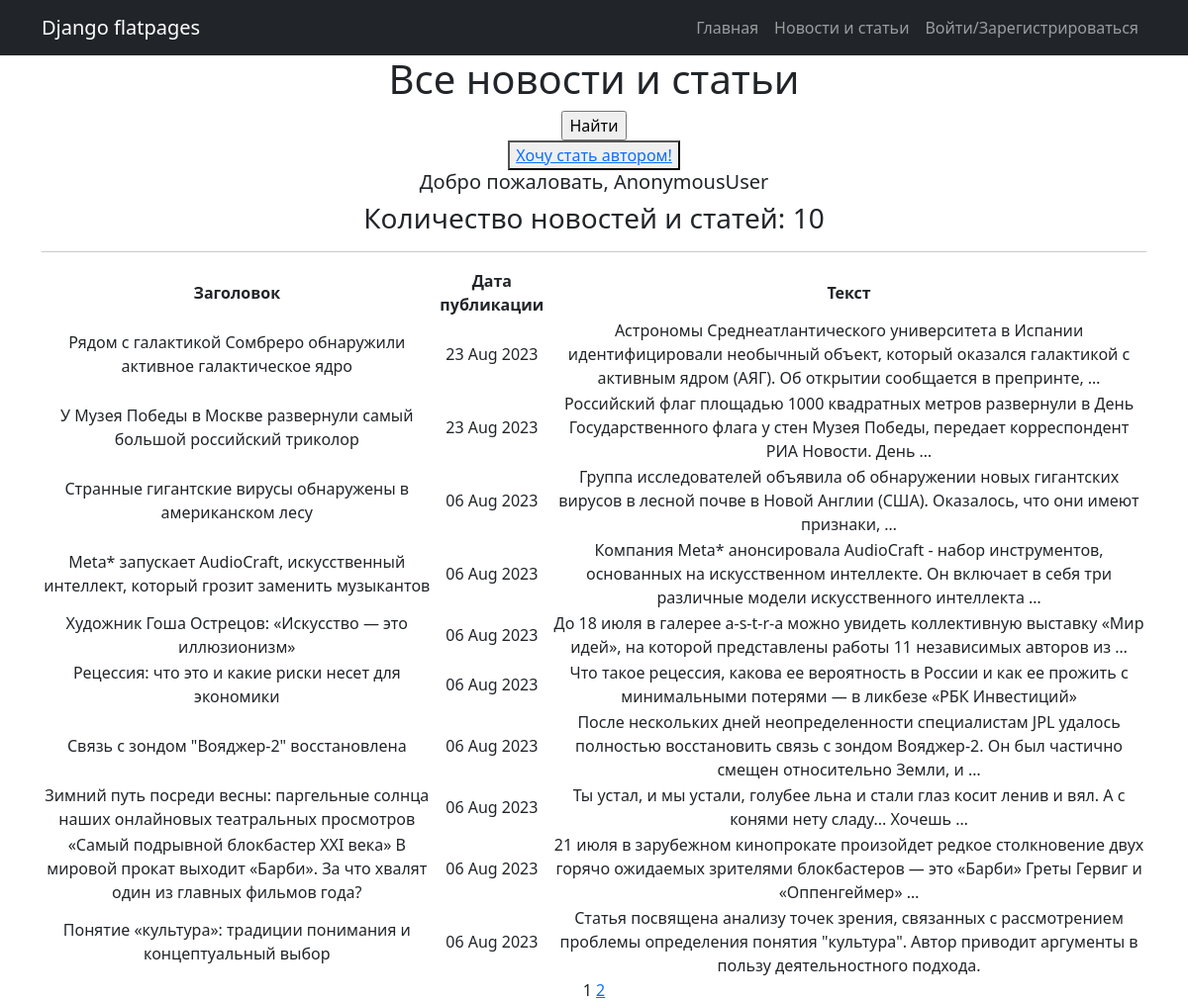
The app's page /posts/, older data.
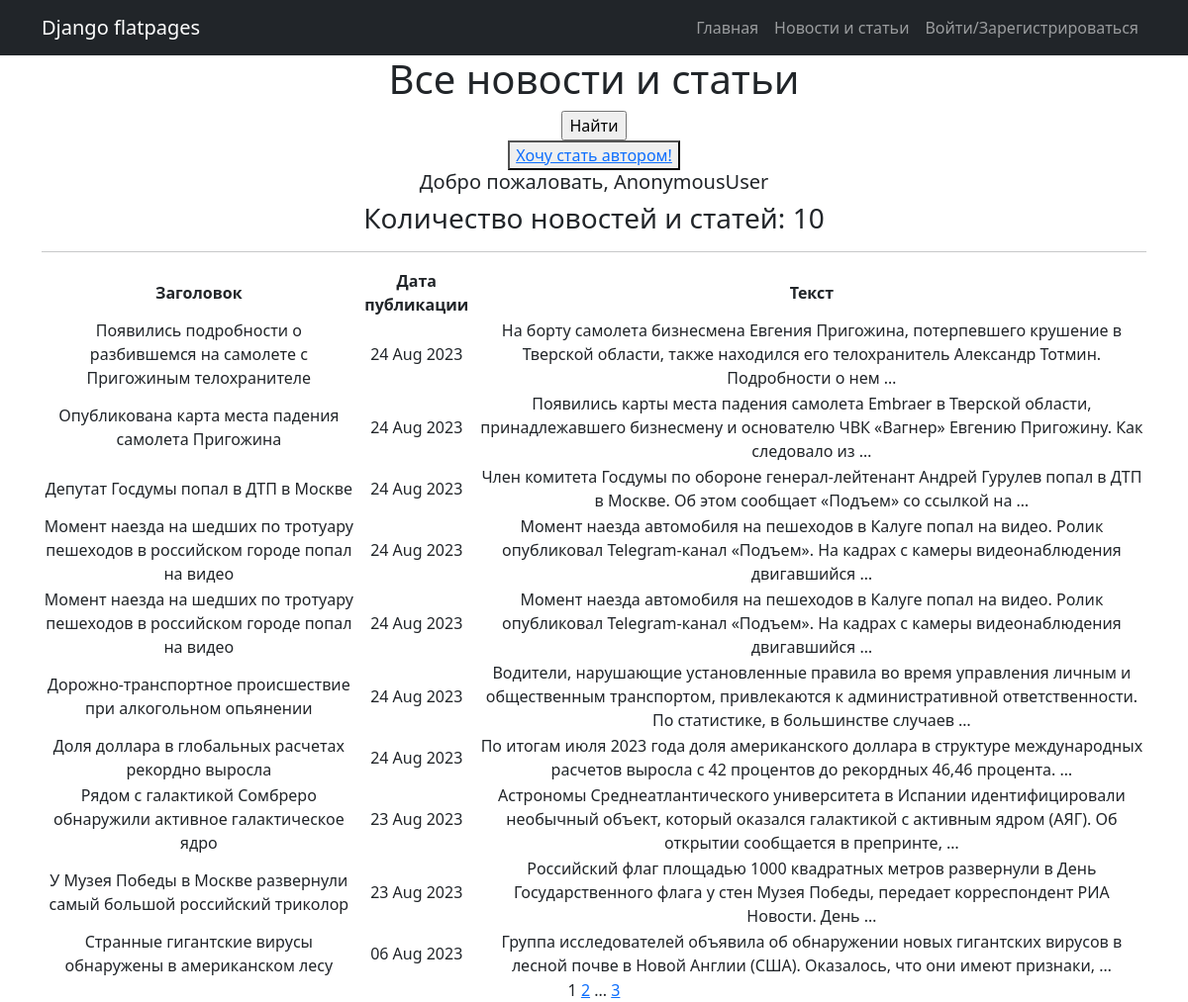
The same page, newer data.
### news/models.py (models this page shows, shortened)
class Post(models.Model):
    news = 'NW'
    article = 'AR'
    CHAPTER = [
        (news, 'Новость'),
        (article, 'Статья')
    ]
    post_type = models.CharField(max_length=2, choices=CHAPTER, default=news)
    post_time = models.DateTimeField(auto_now_add=True)
    headline = models.CharField(max_length=255)
    article_text = models.TextField()
    rating = models.IntegerField(default=0)
    post_author = models.ForeignKey(Author, on_delete=models.CASCADE)
    post_category = models.ManyToManyField(Category, through='PostCategory')

### news/views.py (the view)
# urls.py: path('', cache_page(60)(PostList.as_view()), name='post_list'),
class PostList(ListView):
    model = Post
    ordering = '-post_time'
    template_name = 'posts.html'
    context_object_name = 'posts'
    paginate_by = 10
    def get_context_data(self, **kwargs):
        context = super().get_context_data(**kwargs)
        context['is_not_author'] = not self.request.user.groups.filter(name='authors').exists()
        return context

### news/templatetags/custom_filters.py (called while the page is built)
@register.filter()
def censor(value):
    if not isinstance(value, str):
        raise TypeError()
    for word in bad_words:
        value = value.replace(word, word[0] + '*' * (len(word) - 1))
    return value

### news/templatetags/custom_tags.py (called while the page is built)
@register.simple_tag(takes_context=True)
def url_replace(context, **kwargs):
    d = context['request'].GET.copy()
    for k, v in kwargs.items():
        d[k] = v
    return d.urlencode()

### templates/posts.html (shortened to what this page needs)
{% extends 'flatpages/default.html' %}
{% load custom_filters %}
{% load custom_tags %}
{% block content %}
    <h1>Все новости и статьи</h1>
    <form action="" method="get">
        <input type="submit" value="Найти" />
    </form>
    {% if is_not_author %}
    <button> <a href="upgrade/"> Хочу стать автором! </a> </button>
    {% endif %}
    <h5>Добро пожаловать, {{ request.user }}</h5>
    <h3> Количество новостей и статей: {{ posts|length }}</h3>
    <hr>
    {% if posts %}
        <table>
            <tr>
                <td><b>Заголовок</b></td>
                <td><b>Дата публикации</b></td>
                <td><b>Текст</b></td>
            </tr>
            {% for post in posts %}
            <tr>
                <td>{{ post.headline|censor }}</td>
                <td>{{ post.post_time|date:'d M Y' }}</td>
                <td>{{ post.article_text|truncatewords:20|censor }}</td>
            </tr>
            {% endfor %}
        </table>
    {% else %}
        <h2>Новостей нет!</h2>
    {% endif %}
    {{ page_obj.number }}
    {% if page_obj.has_next %}
        <a href="?{% url_replace page=page_obj.next_page_number %}">{{ page_obj.next_page_number }}</a>
        {% if paginator.num_pages != page_obj.next_page_number %}
            ...
            <a href="?{% url_replace page=page_obj.paginator.num_pages %}">{{ page_obj.paginator.num_pages }}</a>
        {% endif %}
    {% endif %}
{% endblock content %}

Row changes from the older to the newer data that the page shows:
no longer on this page (row unchanged): Post: headline|censor "Meta* запускает AudioCraft, искусственный интеллект, который грозит заменить музыкантов", post_time "06 Aug 2023", article_text|censor "Компания Meta* анонсировала AudioCraft - набор инструментов, основанных на искусственном интеллекте. Он включает в себя три различные модели искусственного интеллекта …"
no longer on this page (row unchanged): Post: headline|censor "Художник Гоша Острецов: «Искусство — это иллюзионизм»", post_time "06 Aug 2023", article_text|censor "До 18 июля в галерее a-s-t-r-a можно увидеть коллективную выставку «Мир идей», на которой представлены работы 11 независимых авторов из …"
no longer on this page (row unchanged): Post: headline|censor "Рецессия: что это и какие риски несет для экономики", post_time "06 Aug 2023", article_text|censor "Что такое рецессия, какова ее вероятность в России и как ее прожить с минимальными потерями — в ликбезе «РБК Инвестиций»"
no longer on this page (row unchanged): Post: headline|censor "Связь с зондом \"Вояджер-2\" восстановлена", post_time "06 Aug 2023", article_text|censor "После нескольких дней неопределенности специалистам JPL удалось полностью восстановить связь с зондом Вояджер-2. Он был частично смещен относительно Земли, и …"
no longer on this page (row unchanged): Post: headline|censor "Зимний путь посреди весны: паргельные солнца наших онлайновых театральных просмотров", post_time "06 Aug 2023", article_text|censor "Ты устал, и мы устали, голубее льна и стали глаз косит ленив и вял. А с конями нету сладу... Хочешь …"
no longer on this page (row unchanged): Post: headline|censor "«Самый подрывной блокбастер XXI века» В мировой прокат выходит «Барби». За что хвалят один из главных фильмов года?", post_time "06 Aug 2023", article_text|censor "21 июля в зарубежном кинопрокате произойдет редкое столкновение двух горячо ожидаемых зрителями блокбастеров — это «Барби» Греты Гервиг и «Оппенгеймер» …"
no longer on this page (row unchanged): Post: headline|censor "Понятие «культура»: традиции понимания и концептуальный выбор", post_time "06 Aug 2023", article_text|censor "Статья посвящена анализу точек зрения, связанных с рассмотрением проблемы определения понятия \"культура\". Автор приводит аргументы в пользу деятельностного подхода."
added Post: headline|censor "Появились подробности о разбившемся на самолете с Пригожиным телохранителе", post_time "24 Aug 2023", article_text|censor "На борту самолета бизнесмена Евгения Пригожина, потерпевшего крушение в Тверской области, также находился его телохранитель Александр Тотмин. Подробности о нем …"
added Post: headline|censor "Опубликована карта места падения самолета Пригожина", post_time "24 Aug 2023", article_text|censor "Появились карты места падения самолета Embraer в Тверской области, принадлежавшего бизнесмену и основателю ЧВК «Вагнер» Евгению Пригожину. Как следовало из …"
added Post: headline|censor "Депутат Госдумы попал в ДТП в Москве", post_time "24 Aug 2023", article_text|censor "Член комитета Госдумы по обороне генерал-лейтенант Андрей Гурулев попал в ДТП в Москве. Об этом сообщает «Подъем» со ссылкой на …"
added Post: headline|censor "Момент наезда на шедших по тротуару пешеходов в российском городе попал на видео", post_time "24 Aug 2023", article_text|censor "Момент наезда автомобиля на пешеходов в Калуге попал на видео. Ролик опубликовал Telegram-канал «Подъем». На кадрах с камеры видеонаблюдения двигавшийся …"
added Post: headline|censor "Момент наезда на шедших по тротуару пешеходов в российском городе попал на видео", post_time "24 Aug 2023", article_text|censor "Момент наезда автомобиля на пешеходов в Калуге попал на видео. Ролик опубликовал Telegram-канал «Подъем». На кадрах с камеры видеонаблюдения двигавшийся …"
added Post: headline|censor "Дорожно-транспортное происшествие при алкогольном опьянении", post_time "24 Aug 2023", article_text|censor "Водители, нарушающие установленные правила во время управления личным и общественным транспортом, привлекаются к административной ответственности. По статистике, в большинстве случаев …"
added Post: headline|censor "Доля доллара в глобальных расчетах рекордно выросла", post_time "24 Aug 2023", article_text|censor "По итогам июля 2023 года доля американского доллара в структуре международных расчетов выросла с 42 процентов до рекордных 46,46 процента. …"
Text that changed along with them:
{{ page_obj.paginator.num_pages }}: (not shown) → "3"
